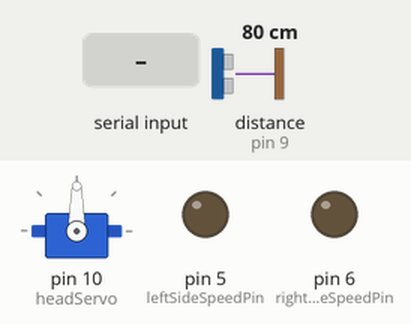
The sketch below on a simulated Arduino Uno, built with avr-gcc and run on an emulated ATmega328P. Parts: servo, output pins drawn as LEDs (lit = HIGH). The test bench sets the inputs (shaded band); at power-on: distance to the obstacle (sensor on pin 9) 80 cm. The echo pulse lasts 58.3 µs per cm.

Above: at 2.2 s.
2.3 s: "a" received over the second serial link
At 2.9 s:
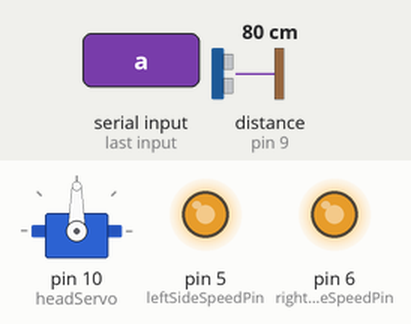
3.9 s: distance to the obstacle (sensor on pin 9) set to 27 cm
5.4 s: distance to the obstacle (sensor on pin 9) set to 23 cm
At 7.9 s:
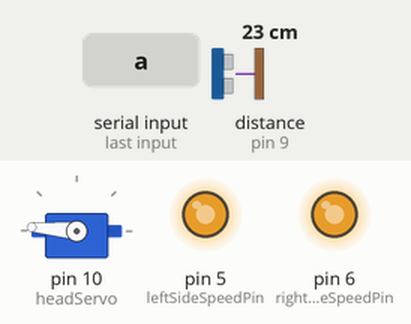
8.3 s: distance to the obstacle (sensor on pin 9) set to 35 cm
At 10.3 s:
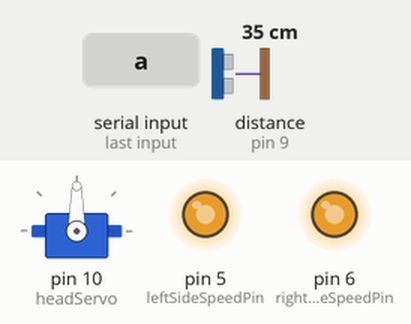
11.1 s: distance to the obstacle (sensor on pin 9) set to 2 cm
At 11.6 s:
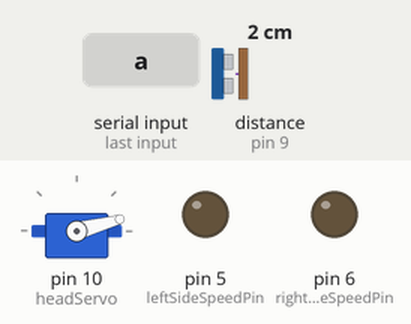
Timing chart, 0 to 15.0 s (numbered marks = the images above; inputs shaded):
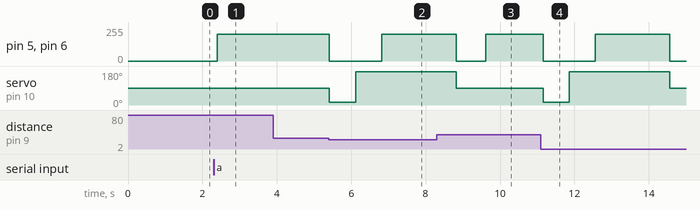

The sketch:

roverbot.ino
```cpp
#include <SoftwareSerial.h>
#include <Servo.h>
#include <NewPing.h>

int headServoPosition = 90;

int leftSideSpeedPin = 5;
int rightSideSpeedPin = 6;
int leftSidePin = 4;
int rightSidePin = 7;
int headServoPin = 10;
int sensorTriggerPin = 8;
int sensorEchoPin = 9;

int sensorMaxDistance = 200;

int time = 0;
int lastCommandTime = 0;

int currentAcceleration = 200;

int accelerationChangeMultiplier = 10;

int changeDirectionObstaclesDistance = 25;

boolean autoExplorerMode = false;

Servo headServo;
SoftwareSerial xbee(0, 1);
NewPing sonar(sensorTriggerPin, sensorEchoPin, sensorMaxDistance);

void setup() {
  Serial.begin(9600);
  xbee.begin(9600);

  digitalWrite(leftSideSpeedPin, LOW);
  digitalWrite(rightSideSpeedPin, LOW);

  headServo.attach(10);
  headServo.write(headServoPosition);
  delay(1000);
}

void loop() {
  if (xbee.available()) {
    lastCommandTime = time;
    char command = xbee.read();
    switch (command) {
      case 'a':
        while(true) {
         autoExplore();
        }
        break;
      case 'f':
         moveForward(currentAcceleration);
        break;
      case 'b':
         moveBackwards(currentAcceleration);
        break;
      case 'l':
         rotateLeft(currentAcceleration);
        break;
      case 'r':
         rotateRight(currentAcceleration);
        break;
      case 'i':
         incrementAcceleration();
        break;
      case 'd':
         decrementAcceleration();
        break;
      default:
         stopMoving();
        break;
    }
  }
  int lastCommandDelta = time - lastCommandTime;
  if (lastCommandDelta > 10000) {
     lastCommandTime = 0;
     stopMoving();
  }
  time++;
}

void autoExplore() {
   delay(100);
   int distanceCm = convertDistance(sonar.ping() / US_ROUNDTRIP_CM);
   if (distanceCm <= changeDirectionObstaclesDistance) {
     stopMoving();
     int leftDistanceCm = convertDistance(lookLeft());
     int rightDistanceCm = convertDistance(lookRight());
     if (rightDistanceCm > leftDistanceCm) {
       rotateExactlyToRight();
     } else {
       rotateExactlyToLeft();
     }
     lookForward();
   } else {
     moveForward(currentAcceleration);
   }
}

int convertDistance(int distance) {
  if (distance == 0) {
    distance = sensorMaxDistance + 10;
  }
  return distance;
}

int look(int servoPosition) {
  headServo.write(servoPosition);
  delay(600);
  int result = sonar.ping() / US_ROUNDTRIP_CM;
  delay(100);
  return result;
}

int lookForward() {
  headServoPosition = 90;
  return look(headServoPosition);
}

int lookLeft() {
  headServoPosition = 15;
  return look(headServoPosition);
}

int lookRight() {
  headServoPosition = 175;
  return look(headServoPosition);
}

void rotateExactlyToLeft() {
  rotateLeft(currentAcceleration);
  delay(2000);
  stopMoving();
}

void rotateExactlyToRight() {
  rotateRight(currentAcceleration);
  delay(2000);
  stopMoving();
}

void incrementAcceleration() {
   if ((currentAcceleration + accelerationChangeMultiplier) <= 255) {
     currentAcceleration = currentAcceleration + accelerationChangeMultiplier;
   }
}

void decrementAcceleration() {
   if ((currentAcceleration - accelerationChangeMultiplier) >= 0) {
     currentAcceleration = currentAcceleration - accelerationChangeMultiplier;
   }
}

void rotateRight(int speed) {
  digitalWrite(leftSidePin, LOW);
  digitalWrite(rightSidePin, HIGH);

  analogWrite(leftSideSpeedPin, speed);
  analogWrite(rightSideSpeedPin, speed);
}

void rotateLeft(int speed) {
  digitalWrite(leftSidePin, HIGH);
  digitalWrite(rightSidePin, LOW);

  analogWrite(leftSideSpeedPin, speed);
  analogWrite(rightSideSpeedPin, speed);
}

void stopMoving() {
  digitalWrite(leftSidePin, LOW);
  digitalWrite(rightSidePin, LOW);

  analogWrite(leftSideSpeedPin, 0);
  analogWrite(rightSideSpeedPin, 0);
}

void moveBackwards(int speed) {
  digitalWrite(leftSidePin, LOW);
  digitalWrite(rightSidePin, LOW);

  analogWrite(leftSideSpeedPin, speed);
  analogWrite(rightSideSpeedPin, speed);
}

void moveForward(int speed) {
  digitalWrite(leftSidePin, HIGH);
  digitalWrite(rightSidePin, HIGH);

  analogWrite(leftSideSpeedPin, speed);
  analogWrite(rightSideSpeedPin, speed);
}
```

Measured:
- the behaviour switches between 26 and 25 cm on distance to the obstacle (sensor on pin 9) (found by bisection; images 1 and 2)
- after the input at 2.3 s, pin 5 (leftSideSpeedPin), pin 6 (rightSideSpeedPin): 0/255 → 200/255 after 0.11 s
- after the input at 3.9 s, every drawn part: stays the same
- after the input at 5.4 s, pin 5 (leftSideSpeedPin), pin 6 (rightSideSpeedPin): 200/255 → 0/255 at once, → 200/255 1.4 s later; servo on pin 10 (headServo): 90° → 15° at once, → 175° 0.70 s later
- after the input at 8.3 s, servo on pin 10 (headServo): goes on until 8.8 s, then stays 90°
- after the input at 11.1 s, pin 5 (leftSideSpeedPin), pin 6 (rightSideSpeedPin): 200/255 → 0/255 after 0.06 s, → 200/255 1.4 s later, → 0/255 2.0 s later; servo on pin 10 (headServo): 90° → 15° after 0.06 s, → 175° 0.70 s later, → 90° 2.7 s later
